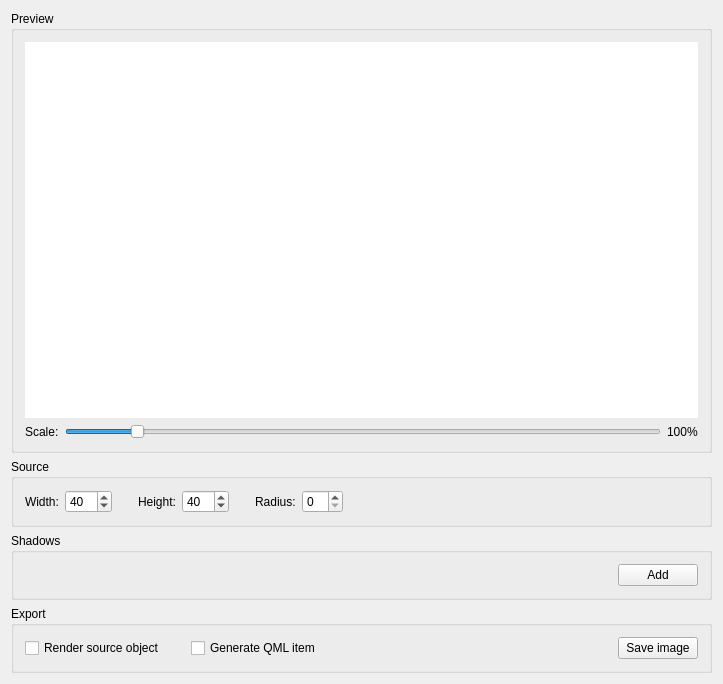
<?xml version="1.0" encoding="UTF-8"?>
<ui version="4.0">
 <class>MainWindow</class>
 <widget class="QMainWindow" name="MainWindow">
  <property name="geometry">
   <rect>
    <x>0</x>
    <y>0</y>
    <width>723</width>
    <height>684</height>
   </rect>
  </property>
  <property name="windowTitle">
   <string>Shadow image generator</string>
  </property>
  <widget class="QWidget" name="centralWidget">
   <layout class="QVBoxLayout" name="verticalLayout_5">
    <item>
     <widget class="QGroupBox" name="groupBox">
      <property name="title">
       <string>Preview</string>
      </property>
      <layout class="QVBoxLayout" name="verticalLayout">
       <item>
        <widget class="QGraphicsView" name="graphicsView">
         <property name="styleSheet">
          <string notr="true">background-image: url(:/transparent_graphic.png);</string>
         </property>
         <property name="frameShape">
          <enum>QFrame::NoFrame</enum>
         </property>
         <property name="renderHints">
          <set>QPainter::Antialiasing|QPainter::SmoothPixmapTransform|QPainter::TextAntialiasing</set>
         </property>
        </widget>
       </item>
       <item>
        <layout class="QHBoxLayout" name="horizontalLayout_3">
         <item>
          <widget class="QLabel" name="scaleLabel">
           <property name="text">
            <string>Scale:</string>
           </property>
          </widget>
         </item>
         <item>
          <widget class="QSlider" name="scaleSlider">
           <property name="minimum">
            <number>2</number>
           </property>
           <property name="maximum">
            <number>20</number>
           </property>
           <property name="pageStep">
            <number>1</number>
           </property>
           <property name="value">
            <number>4</number>
           </property>
           <property name="orientation">
            <enum>Qt::Horizontal</enum>
           </property>
          </widget>
         </item>
         <item>
          <widget class="QLabel" name="scaleValueLabel">
           <property name="text">
            <string>100%</string>
           </property>
          </widget>
         </item>
        </layout>
       </item>
      </layout>
     </widget>
    </item>
    <item>
     <widget class="QGroupBox" name="groupBox_2">
      <property name="title">
       <string>Source</string>
      </property>
      <layout class="QVBoxLayout" name="verticalLayout_3">
       <item>
        <layout class="QHBoxLayout" name="horizontalLayout_4">
         <item>
          <widget class="QLabel" name="widthLabel">
           <property name="text">
            <string>Width:</string>
           </property>
          </widget>
         </item>
         <item>
          <widget class="QSpinBox" name="widthBox">
           <property name="minimum">
            <number>1</number>
           </property>
           <property name="maximum">
            <number>100</number>
           </property>
           <property name="value">
            <number>40</number>
           </property>
          </widget>
         </item>
         <item>
          <spacer name="horizontalSpacer_3">
           <property name="orientation">
            <enum>Qt::Horizontal</enum>
           </property>
           <property name="sizeType">
            <enum>QSizePolicy::Fixed</enum>
           </property>
           <property name="sizeHint" stdset="0">
            <size>
             <width>20</width>
             <height>20</height>
            </size>
           </property>
          </spacer>
         </item>
         <item>
          <widget class="QLabel" name="heightLabel">
           <property name="text">
            <string>Height:</string>
           </property>
          </widget>
         </item>
         <item>
          <widget class="QSpinBox" name="heightBox">
           <property name="minimum">
            <number>1</number>
           </property>
           <property name="maximum">
            <number>100</number>
           </property>
           <property name="value">
            <number>40</number>
           </property>
          </widget>
         </item>
         <item>
          <spacer name="horizontalSpacer_4">
           <property name="orientation">
            <enum>Qt::Horizontal</enum>
           </property>
           <property name="sizeType">
            <enum>QSizePolicy::Fixed</enum>
           </property>
           <property name="sizeHint" stdset="0">
            <size>
             <width>20</width>
             <height>20</height>
            </size>
           </property>
          </spacer>
         </item>
         <item>
          <widget class="QLabel" name="radiusLabel">
           <property name="text">
            <string>Radius:</string>
           </property>
          </widget>
         </item>
         <item>
          <widget class="QSpinBox" name="radiusBox"/>
         </item>
         <item>
          <spacer name="horizontalSpacer_5">
           <property name="orientation">
            <enum>Qt::Horizontal</enum>
           </property>
           <property name="sizeHint" stdset="0">
            <size>
             <width>40</width>
             <height>20</height>
            </size>
           </property>
          </spacer>
         </item>
        </layout>
       </item>
      </layout>
     </widget>
    </item>
    <item>
     <widget class="QGroupBox" name="shadowsBox">
      <property name="title">
       <string>Shadows</string>
      </property>
      <layout class="QVBoxLayout" name="verticalLayout_2">
       <item>
        <layout class="QHBoxLayout" name="horizontalLayout_2">
         <item>
          <spacer name="horizontalSpacer_2">
           <property name="orientation">
            <enum>Qt::Horizontal</enum>
           </property>
           <property name="sizeHint" stdset="0">
            <size>
             <width>40</width>
             <height>20</height>
            </size>
           </property>
          </spacer>
         </item>
         <item>
          <widget class="QPushButton" name="addShadowButton">
           <property name="text">
            <string>Add</string>
           </property>
           <property name="icon">
            <iconset theme="list-add">
             <normaloff/>
            </iconset>
           </property>
          </widget>
         </item>
        </layout>
       </item>
      </layout>
     </widget>
    </item>
    <item>
     <widget class="QGroupBox" name="groupBox_3">
      <property name="title">
       <string>Export</string>
      </property>
      <layout class="QVBoxLayout" name="verticalLayout_4">
       <item>
        <layout class="QHBoxLayout" name="horizontalLayout">
         <item>
          <widget class="QCheckBox" name="renderSourceCheckBox">
           <property name="text">
            <string>Render source object</string>
           </property>
          </widget>
         </item>
         <item>
          <spacer name="horizontalSpacer_6">
           <property name="orientation">
            <enum>Qt::Horizontal</enum>
           </property>
           <property name="sizeType">
            <enum>QSizePolicy::Fixed</enum>
           </property>
           <property name="sizeHint" stdset="0">
            <size>
             <width>20</width>
             <height>20</height>
            </size>
           </property>
          </spacer>
         </item>
         <item>
          <widget class="QCheckBox" name="generateQmlCheckBox">
           <property name="text">
            <string>Generate QML item</string>
           </property>
          </widget>
         </item>
         <item>
          <spacer name="horizontalSpacer">
           <property name="orientation">
            <enum>Qt::Horizontal</enum>
           </property>
           <property name="sizeHint" stdset="0">
            <size>
             <width>40</width>
             <height>20</height>
            </size>
           </property>
          </spacer>
         </item>
         <item>
          <widget class="QPushButton" name="saveButton">
           <property name="text">
            <string>Save image</string>
           </property>
           <property name="icon">
            <iconset theme="document-save">
             <normaloff/>
            </iconset>
           </property>
          </widget>
         </item>
        </layout>
       </item>
      </layout>
     </widget>
    </item>
   </layout>
  </widget>
 </widget>
 <layoutdefault spacing="6" margin="11"/>
 <tabstops>
  <tabstop>graphicsView</tabstop>
  <tabstop>scaleSlider</tabstop>
  <tabstop>widthBox</tabstop>
  <tabstop>heightBox</tabstop>
  <tabstop>radiusBox</tabstop>
  <tabstop>addShadowButton</tabstop>
  <tabstop>renderSourceCheckBox</tabstop>
  <tabstop>generateQmlCheckBox</tabstop>
  <tabstop>saveButton</tabstop>
 </tabstops>
 <resources/>
 <connections/>
</ui>
